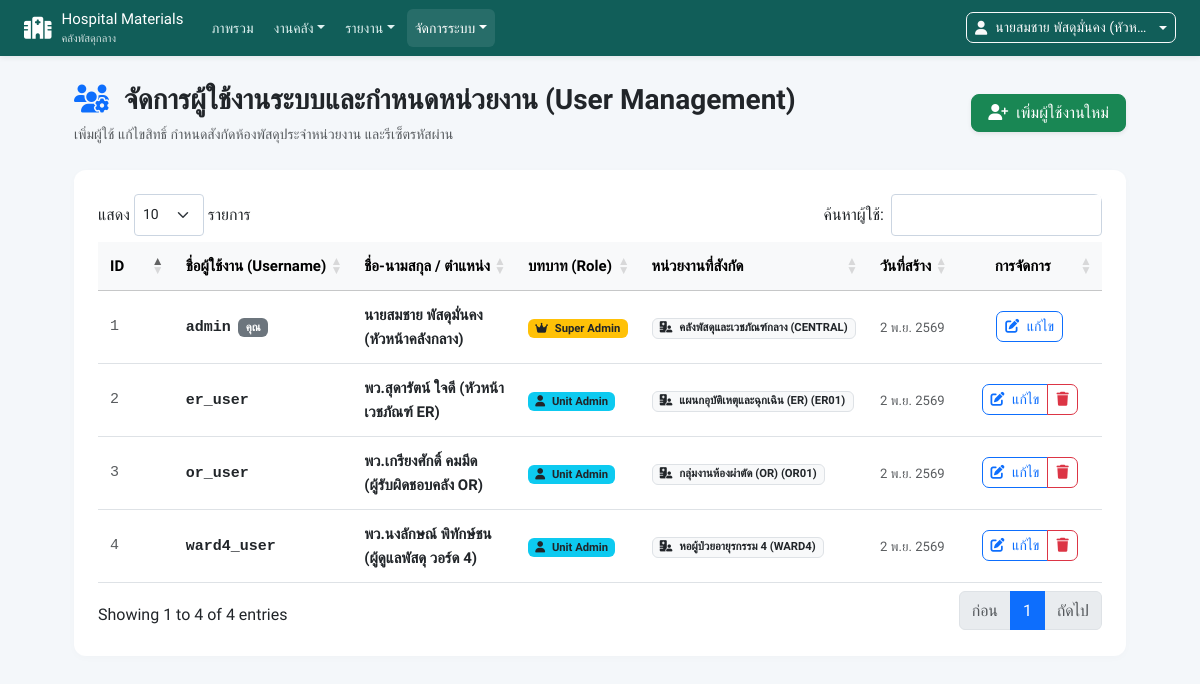
The page /admin/users.php (signed in) on the database its author committed.
### tables this page shows
CREATE TABLE `users` (
    `user_id` INT AUTO_INCREMENT PRIMARY KEY,
    `username` VARCHAR(100) NOT NULL UNIQUE,
    `password` VARCHAR(255) NOT NULL,
    `full_name` VARCHAR(150) NOT NULL,
    `role` ENUM('super_admin', 'unit_admin') NOT NULL,
    `unit_id` INT NULL,
    `remember_token` VARCHAR(255) NULL,
    `created_at` TIMESTAMP DEFAULT CURRENT_TIMESTAMP,
    FOREIGN KEY (`unit_id`) REFERENCES `units`(`unit_id`) ON DELETE SET NULL
);

CREATE TABLE `units` (
    `unit_id` INT AUTO_INCREMENT PRIMARY KEY,
    `unit_code` VARCHAR(50) NOT NULL UNIQUE,
    `unit_name` VARCHAR(150) NOT NULL,
    `phone` VARCHAR(50) DEFAULT NULL,
    `location` VARCHAR(150) DEFAULT NULL,
    `created_at` TIMESTAMP DEFAULT CURRENT_TIMESTAMP
);

### config.php (called while the page is built, shortened)
<?php
function h($string) {
    return htmlspecialchars($string ?? '', ENT_QUOTES, 'UTF-8');
}
function thaiDate($datetime, $showTime = true) {
    $timestamp = strtotime($datetime);
    $thai_months = [
        1 => 'ม.ค.', 2 => 'ก.พ.', 3 => 'มี.ค.', 4 => 'เม.ย.', 5 => 'พ.ค.', 6 => 'มิ.ย.',
        7 => 'ก.ค.', 8 => 'ส.ค.', 9 => 'ก.ย.', 10 => 'ต.ค.', 11 => 'พ.ย.', 12 => 'ธ.ค.'
    ];
    $year = date('Y', $timestamp) + 543;
    $month = $thai_months[(int)date('n', $timestamp)];
    $day = date('j', $timestamp);
    return "$day $month $year";
}
    ?>

### admin/users.php (the view, shortened to what this page needs)
<?php
require_once __DIR__ . '/../config.php';
$users_stmt = $pdo->query("
    SELECT u.*, un.unit_name, un.unit_code, un.location
    FROM users u
    LEFT JOIN units un ON u.unit_id = un.unit_id
    ORDER BY u.user_id ASC
");
$users = $users_stmt->fetchAll();
?>
<!DOCTYPE html>
<html lang="th">
<head>
    <link href="https://cdn.jsdelivr.net/npm/bootstrap@5.3.2/dist/css/bootstrap.min.css" rel="stylesheet">
    <link href="https://cdnjs.cloudflare.com/ajax/libs/font-awesome/6.5.1/css/all.min.css" rel="stylesheet">
    <link href="https://cdn.datatables.net/1.13.7/css/dataTables.bootstrap5.min.css" rel="stylesheet">
<link rel="stylesheet" href="<?= BASE_URL ?>/assets/app.css?v=20261102">
</head>
<body>
<?php require __DIR__ . '/../includes/navigation.php'; ?>
<div class="container-fluid px-lg-4 py-4" style="max-width: 1100px;">
    <div class="d-flex flex-wrap align-items-center justify-content-between mb-4 gap-3">
        <div>
            <h2 class="h3 fw-bold mb-1 text-dark">
                <i class="fa-solid fa-users-gear me-2 text-primary"></i> จัดการผู้ใช้งานระบบและกำหนดหน่วยงาน (User Management)
            </h2>
            <p class="text-muted small mb-0">เพิ่มผู้ใช้ แก้ไขสิทธิ์ กำหนดสังกัดห้องพัสดุประจำหน่วยงาน และรีเซ็ตรหัสผ่าน</p>
        </div>
        <button class="btn btn-success rounded-3 shadow-sm px-3" data-bs-toggle="modal" data-bs-target="#addUserModal">
            <i class="fa-solid fa-user-plus me-1"></i> เพิ่มผู้ใช้งานใหม่
        </button>
    </div>
    <div class="card content-card p-4">
        <div class="table-responsive">
            <table class="table table-hover align-middle" id="usersTable">
                <thead class="table-light">
                    <tr>
                        <th style="width: 70px;">ID</th>
                        <th>ชื่อผู้ใช้งาน (Username)</th>
                        <th>ชื่อ-นามสกุล / ตำแหน่ง</th>
                        <th>บทบาท (Role)</th>
                        <th>หน่วยงานที่สังกัด</th>
                        <th>วันที่สร้าง</th>
                        <th class="text-center" style="width: 170px;">การจัดการ</th>
                    </tr>
                </thead>
                <tbody>
                    <?php foreach ($users as $u): ?>
                        <tr>
                            <td class="text-muted font-monospace"><?= $u['user_id'] ?></td>
                            <td>
                                <span class="fw-bold text-dark font-monospace"><?= h($u['username']) ?></span>
                                <?php if ($u['user_id'] === (int)$_SESSION['user_id']): ?>
                                    <span class="badge bg-secondary ms-1">คุณ</span>
                                <?php endif; ?>
                            </td>
                            <td>
                                <div class="fw-semibold text-dark"><?= h($u['full_name']) ?></div>
                            </td>
                            <td>
                                <?php if ($u['role'] === 'super_admin'): ?>
                                    <span class="badge bg-warning text-dark"><i class="fa-solid fa-crown me-1"></i> Super Admin</span>
                                <?php else: ?>
                                    <span class="badge bg-info text-dark"><i class="fa-solid fa-user me-1"></i> Unit Admin</span>
                                <?php endif; ?>
                            </td>
                            <td>
                                <?php if (!empty($u['unit_name'])): ?>
                                    <span class="badge bg-light text-dark border">
                                        <i class="fa-solid fa-hospital-user me-1 text-teal"></i> <?= h($u['unit_name']) ?> (<?= h($u['unit_code']) ?>)
                                    </span>
                                <?php else: ?>
                                    <span class="text-muted small">- ไม่มีสังกัด -</span>
                                <?php endif; ?>
                            </td>
                            <td><small class="text-muted"><?= thaiDate($u['created_at'], false) ?></small></td>
                            <td class="text-center">
                                <div class="btn-group btn-group-sm">
                                    <button class="btn btn-outline-primary"
                                            onclick="openEditUser(<?= htmlspecialchars(json_encode($u), ENT_QUOTES, 'UTF-8') ?>)"
                                            title="แก้ไขข้อมูล/สังกัดหน่วย/รหัสผ่าน">
                                        <i class="fa-solid fa-pen-to-square me-1"></i> แก้ไข
                                    </button>
                                    <?php if ($u['user_id'] !== (int)$_SESSION['user_id']): ?>
                                        <button class="btn btn-outline-danger"
                                                onclick="confirmDeleteUser(<?= $u['user_id'] ?>, '<?= addslashes(h($u['username'])) ?>')"
                                                title="ลบผู้ใช้">
                                            <i class="fa-solid fa-trash"></i>
                                        </button>
                                    <?php endif; ?>
                                </div>
                            </td>
                        </tr>
                    <?php endforeach; ?>
                </tbody>
            </table>
        </div>
    </div>
</div>
</body>
</html>

### assets/app.css (style rules this page uses)
@media screen { :root { --app-border: #dce5eb; } }
@media screen { body { background: #f4f7fa; color: #243447; line-height: 1.6; } }
@media screen { body > .container-fluid { max-width: 1600px; } }
@media screen { h2.h3, h3 { line-height: 1.4; } }
@media screen { .card, .content-card, .material-card, .card-report { border-color: var(--app-border); border-radius: 12px; box-shadow: 0 2px 8px #0f172a05; } }
@media screen { .row > *, .d-flex > div, .card-body, .tab-content, .tab-pane { min-width: 0; } }
@media screen { .table-responsive { max-width: 100%; border-radius: 8px; overscroll-behavior-x: contain; } }
@media screen { .table { font-size: .9375rem; } }
@media screen { .table th { white-space: nowrap; font-weight: 600; } }
@media screen { .table > :not(caption) > * > * { padding: 12px; } }
@media screen { .table td { vertical-align: middle; } }
@media screen { .table td .btn { margin-block: 2px; } }
@media screen { .btn { border-radius: 7px; } }
@media screen { :is(a, button, input, select, textarea):focus-visible { outline: 3px solid #38bdf8; outline-offset: 3px; } }
@media screen { [id] { scroll-margin-top: 78px; } }

### admin/users.php (style rules this page uses)
:root { --mhk-primary: #00796b; --mhk-primary-dark: #004d40; }
body { font-family: 'Sarabun', sans-serif; background-color: #f4f7f6; }
h1, h2, h3, h4, h5, .nav-link, .btn { font-family: 'Prompt', sans-serif; }
.content-card { background: #ffffff; border-radius: 16px; border: none; box-shadow: 0 6px 18px rgba(0, 0, 0, 0.04); }

### rows shown on the page
users: user_id "1", username "admin", shows "คุณ", full_name "นายสมชาย พัสดุมั่นคง (หัวหน้าคลังกลาง)", role "super_admin" (drawn), unit.unit_name "คลังพัสดุและเวชภัณฑ์กลาง", unit.unit_code "CENTRAL", created_at "2 พ.ย. 2569"
users: user_id "2", username "er_user", full_name "พว.สุดารัตน์ ใจดี (หัวหน้าเวชภัณฑ์ ER)", role "unit_admin" (drawn), unit.unit_name "แผนกอุบัติเหตุและฉุกเฉิน (ER)", unit.unit_code "ER01", created_at "2 พ.ย. 2569"
users: user_id "3", username "or_user", full_name "พว.เกรียงศักดิ์ คมมีด (ผู้รับผิดชอบคลัง OR)", role "unit_admin" (drawn), unit.unit_name "กลุ่มงานห้องผ่าตัด (OR)", unit.unit_code "OR01", created_at "2 พ.ย. 2569"
users: user_id "4", username "ward4_user", full_name "พว.นงลักษณ์ พิทักษ์ชน (ผู้ดูแลพัสดุ วอร์ด 4)", role "unit_admin" (drawn), unit.unit_name "หอผู้ป่วยอายุรกรรม 4", unit.unit_code "WARD4", created_at "2 พ.ย. 2569"

### other values the page prints
$navLabel "งานคลัง"
$navLabel "รายงาน"
$navLabel "จัดการระบบ"
$_SESSION['full_name'] "นายสมชาย พัสดุมั่นคง (หัวห…"
